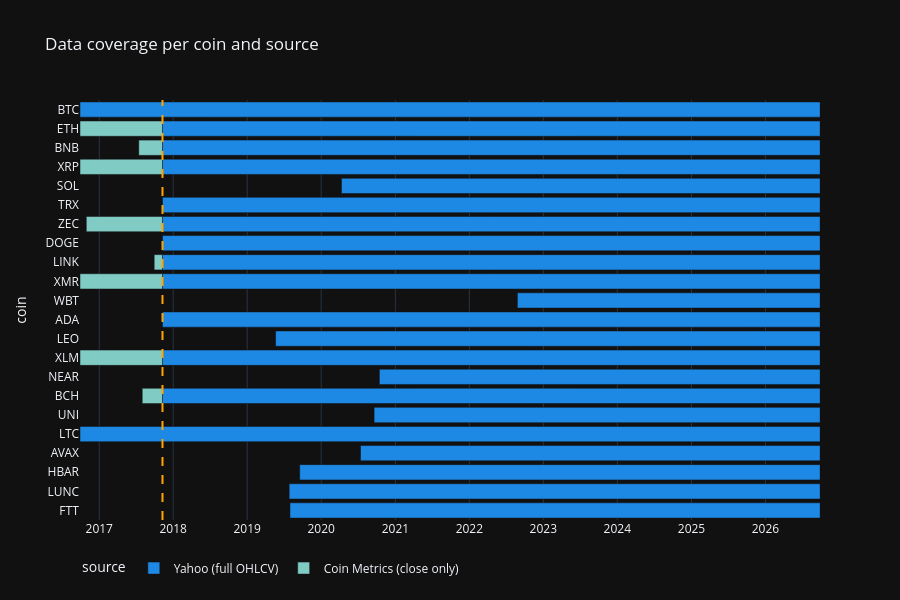

Notebook source saved alongside this figure:
### Markdown cell above
## 1. Coverage

Most coins only have full Yahoo data from **2017-11-09**. Before that there are only closing prices, from Coin Metrics.

*Is it really 10 years?* 10 years of closing prices; about 9 years of full open/high/low/close/volume.

### Code cell
src = master["close_source"].unstack("coin")
rows = []
for coin in asset_names + ["LUNC", "FTT"]:
    for label, key in (("Coin Metrics (close only)", "coinmetrics"), ("Yahoo (full OHLCV)", "yahoo")):
        d = src.index[src[coin] == key]
        if len(d):
            rows.append({"coin": coin, "source": label, "start": d.min(),
                         "end": (timestamps[-1] if key == "yahoo" else d.max()) + pd.Timedelta(days=1)})
fig = px.timeline(pd.DataFrame(rows), x_start="start", x_end="end", y="coin", color="source",
                  category_orders={"coin": asset_names + ["LUNC", "FTT"]},
                  color_discrete_map={"Coin Metrics (close only)": "#80cbc4", "Yahoo (full OHLCV)": "#1e88e5"},
                  title="Data coverage per coin and source")
fig.add_vline(x=pd.Timestamp("2017-11-09"), line_dash="dash", line_color="orange")
fig.update_layout(height=600, xaxis_range=[timestamps[0], timestamps[-1]], legend=dict(orientation="h", y=-0.08))
fig.show()

### Figure 1 — Plotly figure (JSON) as saved in the notebook; plotly's stock layout.template omitted (floating-point values rounded to 4 significant figures)
{"data": [{"base": ["2016-09-28T00:00:00.000000000", "2017-11-09T00:00:00.000000000", "2017-11-09T00:00:00.000000000", "2017-11-09T00:00:00.000000000", "2020-04-10T00:00:00.000000000", "2017-11-09T00:00:00.000000000", "2017-11-09T00:00:00.000000000", "2017-11-09T00:00:00.000000000", "2017-11-09T00:00:00.000000000", "2017-11-09T00:00:00.000000000", "2022-08-26T00:00:00.000000000", "2017-11-09T00:00:00.000000000", "2019-05-21T00:00:00.000000000", "2017-11-09T00:00:00.000000000", "2020-10-14T00:00:00.000000000", "2017-11-09T00:00:00.000000000", "2020-09-18T00:00:00.000000000", "2016-09-28T00:00:00.000000000", "2020-07-13T00:00:00.000000000", "2019-09-17T00:00:00.000000000", "2019-07-27T00:00:00.000000000", "2019-07-31T00:00:00.000000000"], "hovertemplate": "source=Yahoo (full OHLCV)<br>start=%{base}<br>end=%{x}<br>coin=%{y}<extra></extra>", "legendgroup": "Yahoo (full OHLCV)", "marker": {"color": "#1e88e5", "pattern": {"shape": ""}}, "name": "Yahoo (full OHLCV)", "orientation": "h", "showlegend": true, "textposition": "auto", "type": "bar", "x": [315532800000, 280368000000, 280368000000, 280368000000, 204076800000, 280368000000, 280368000000, 280368000000, 280368000000, 280368000000, 129081600000, 280368000000, 232156800000, 280368000000, 187920000000, 280368000000, 190166400000, 315532800000, 195955200000, 221875200000, 226368000000, 226022400000], "xaxis": "x", "y": ["BTC", "ETH", "BNB", "XRP", "SOL", "TRX", "ZEC", "DOGE", "LINK", "XMR", "WBT", "ADA", "LEO", "XLM", "NEAR", "BCH", "UNI", "LTC", "AVAX", "HBAR", "LUNC", "FTT"], "yaxis": "y"}, {"base": ["2016-09-28T00:00:00.000000000", "2017-07-15T00:00:00.000000000", "2016-09-28T00:00:00.000000000", "2016-10-29T00:00:00.000000000", "2017-09-29T00:00:00.000000000", "2016-09-28T00:00:00.000000000", "2016-09-28T00:00:00.000000000", "2017-08-01T00:00:00.000000000"], "hovertemplate": "source=Coin Metrics (close only)<br>start=%{base}<br>end=%{x}<br>coin=%{y}<extra></extra>", "legendgroup": "Coin Metrics (close only)", "marker": {"color": "#80cbc4", "pattern": {"shape": ""}}, "name": "Coin Metrics (close only)", "orientation": "h", "showlegend": true, "textposition": "auto", "type": "bar", "x": [35164800000, 10108800000, 35164800000, 32486400000, 3542400000, 35164800000, 35164800000, 8640000000], "xaxis": "x", "y": ["ETH", "BNB", "XRP", "ZEC", "LINK", "XMR", "XLM", "BCH"], "yaxis": "y"}], "layout": {"barmode": "overlay", "height": 600, "legend": {"orientation": "h", "title": {"text": "source"}, "tracegroupgap": 0, "y": -0.08}, "shapes": [{"line": {"color": "orange", "dash": "dash"}, "type": "line", "x0": "2017-11-09T00:00:00", "x1": "2017-11-09T00:00:00", "xref": "x", "y0": 0, "y1": 1, "yref": "y domain"}], "title": {"text": "Data coverage per coin and source"}, "xaxis": {"anchor": "y", "domain": [0.0, 1.0], "range": ["2016-09-28T00:00:00", "2026-09-27T00:00:00"], "type": "date"}, "yaxis": {"anchor": "x", "categoryarray": ["FTT", "LUNC", "HBAR", "AVAX", "LTC", "UNI", "BCH", "NEAR", "XLM", "LEO", "ADA", "WBT", "XMR", "LINK", "DOGE", "ZEC", "TRX", "SOL", "XRP", "BNB", "ETH", "BTC"], "categoryorder": "array", "domain": [0.0, 1.0], "title": {"text": "coin"}}}}
